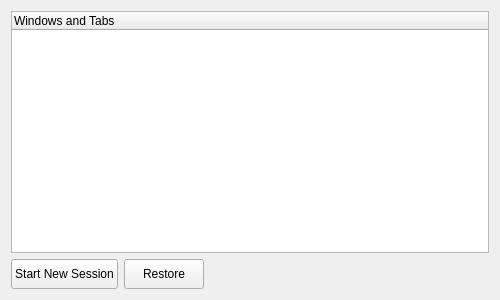
<?xml version="1.0" encoding="UTF-8"?>
<ui version="4.0">
 <class>RecoveryWidget</class>
 <widget class="QWidget" name="RecoveryWidget">
  <property name="geometry">
   <rect>
    <x>0</x>
    <y>0</y>
    <width>500</width>
    <height>300</height>
   </rect>
  </property>
  <layout class="QVBoxLayout" name="verticalLayout">
   <item>
    <widget class="QTreeWidget" name="treeWidget">
     <column>
      <property name="text">
       <string>Windows and Tabs</string>
      </property>
     </column>
    </widget>
   </item>
   <item>
    <layout class="QHBoxLayout" name="horizontalLayout">
     <item>
      <widget class="QPushButton" name="newSession">
       <property name="minimumSize">
        <size>
         <width>0</width>
         <height>30</height>
        </size>
       </property>
       <property name="text">
        <string>Start New Session</string>
       </property>
      </widget>
     </item>
     <item>
      <widget class="QPushButton" name="restoreSession">
       <property name="minimumSize">
        <size>
         <width>0</width>
         <height>30</height>
        </size>
       </property>
       <property name="text">
        <string>Restore</string>
       </property>
      </widget>
     </item>
     <item>
      <spacer name="horizontalSpacer">
       <property name="orientation">
        <enum>Qt::Horizontal</enum>
       </property>
       <property name="sizeHint" stdset="0">
        <size>
         <width>40</width>
         <height>20</height>
        </size>
       </property>
      </spacer>
     </item>
    </layout>
   </item>
  </layout>
 </widget>
 <resources/>
 <connections/>
</ui>
